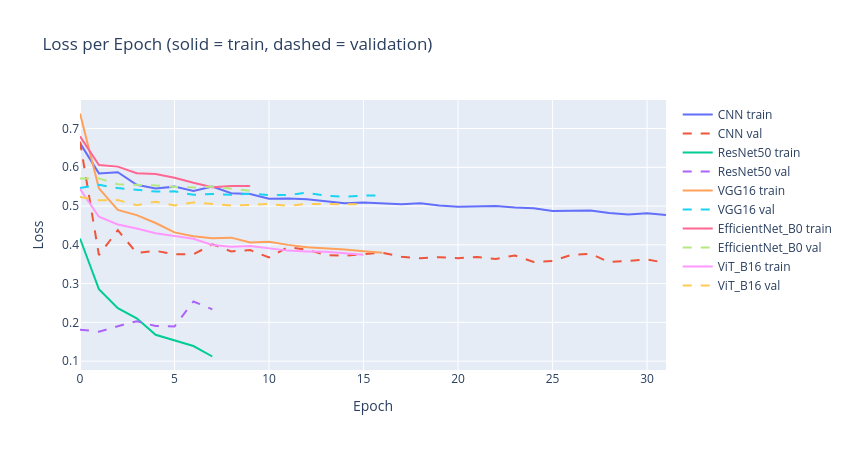
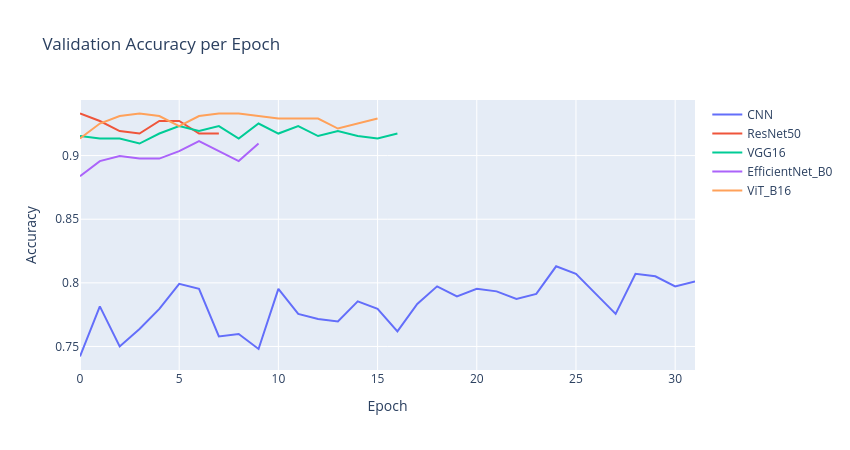

The cell these charts' notebook holds for them, in order:
### Markdown cell above
### Training curves (overfitting check):

### Code cell
histories = {}
for name, var in [("CNN", "cnn"), ("ResNet50", "resnet"), ("VGG16", "vgg"), ("EfficientNet_B0", "effnet"), ("ViT_B16", "vit")]:
    if var + "_history" in globals():
        histories[name] = globals()[var + "_history"]

fig = go.Figure()
for name, h in histories.items():
    fig.add_scatter(y=h["train_loss"], mode="lines", name=name + " train")
    fig.add_scatter(y=h["val_loss"], mode="lines", line=dict(dash="dash"), name=name + " val")
fig.update_layout(height=450, width=850, title="Loss per Epoch (solid = train, dashed = validation)",
                  xaxis_title="Epoch", yaxis_title="Loss")
fig.show()

fig = go.Figure()
for name, h in histories.items():
    fig.add_scatter(y=h["val_acc"], mode="lines", name=name)
fig.update_layout(height=450, width=850, title="Validation Accuracy per Epoch",
                  xaxis_title="Epoch", yaxis_title="Accuracy")
fig.show()

### Figure 1 — Plotly figure (JSON) as saved in the notebook; plotly's stock layout.template omitted (floating-point values rounded to 4 significant figures)
{"data": [{"mode": "lines", "name": "CNN train", "type": "scatter", "y": [0.6627, 0.5843, 0.5875, 0.5547, 0.5452, 0.5501, 0.5386, 0.5501, 0.5332, 0.5312, 0.5187, 0.5193, 0.5175, 0.5126, 0.5074, 0.509, 0.5071, 0.5048, 0.507, 0.5013, 0.4985, 0.5, 0.5001, 0.4965, 0.4941, 0.4875, 0.4884, 0.4887, 0.4823, 0.4779, 0.4813, 0.4771]}, {"line": {"dash": "dash"}, "mode": "lines", "name": "CNN val", "type": "scatter", "y": [0.6663, 0.3735, 0.4377, 0.3788, 0.3844, 0.3756, 0.3754, 0.4011, 0.383, 0.3863, 0.3674, 0.3941, 0.3875, 0.3736, 0.3717, 0.3751, 0.3797, 0.3695, 0.3653, 0.3681, 0.3654, 0.3686, 0.3635, 0.3726, 0.3559, 0.3583, 0.3739, 0.3768, 0.3555, 0.3584, 0.3621, 0.3534]}, {"mode": "lines", "name": "ResNet50 train", "type": "scatter", "y": [0.4163, 0.2858, 0.2367, 0.2105, 0.1678, 0.1543, 0.1389, 0.1119]}, {"line": {"dash": "dash"}, "mode": "lines", "name": "ResNet50 val", "type": "scatter", "y": [0.1813, 0.1759, 0.1901, 0.203, 0.1906, 0.1896, 0.2538, 0.2337]}, {"mode": "lines", "name": "VGG16 train", "type": "scatter", "y": [0.7388, 0.5457, 0.4899, 0.4765, 0.4563, 0.4321, 0.4219, 0.4171, 0.4185, 0.4061, 0.408, 0.3998, 0.394, 0.3914, 0.3876, 0.3834, 0.3796]}, {"line": {"dash": "dash"}, "mode": "lines", "name": "VGG16 val", "type": "scatter", "y": [0.5467, 0.5547, 0.5464, 0.5427, 0.5373, 0.538, 0.5289, 0.531, 0.529, 0.532, 0.5281, 0.5285, 0.5344, 0.5267, 0.5243, 0.5272, 0.5276]}, {"mode": "lines", "name": "EfficientNet_B0 train", "type": "scatter", "y": [0.6799, 0.6056, 0.6017, 0.5847, 0.5826, 0.5732, 0.5601, 0.5483, 0.552, 0.5519]}, {"line": {"dash": "dash"}, "mode": "lines", "name": "EfficientNet_B0 val", "type": "scatter", "y": [0.5713, 0.5714, 0.5561, 0.5555, 0.553, 0.5493, 0.5477, 0.5502, 0.545, 0.5395]}, {"mode": "lines", "name": "ViT_B16 train", "type": "scatter", "y": [0.5441, 0.4726, 0.4526, 0.4422, 0.4297, 0.4219, 0.4158, 0.3996, 0.3949, 0.397, 0.3908, 0.385, 0.3829, 0.3818, 0.3782, 0.3746]}, {"line": {"dash": "dash"}, "mode": "lines", "name": "ViT_B16 val", "type": "scatter", "y": [0.5236, 0.5149, 0.5153, 0.5024, 0.5112, 0.5016, 0.5094, 0.5056, 0.5013, 0.503, 0.5054, 0.5006, 0.5056, 0.5051, 0.5043, 0.5046]}], "layout": {"height": 450, "title": {"text": "Loss per Epoch (solid = train, dashed = validation)"}, "width": 850, "xaxis": {"title": {"text": "Epoch"}}, "yaxis": {"title": {"text": "Loss"}}}}

### Figure 2 — Plotly figure (JSON) as saved in the notebook; plotly's stock layout.template omitted (floating-point values rounded to 4 significant figures)
{"data": [{"mode": "lines", "name": "CNN", "type": "scatter", "y": [0.7421, 0.7815, 0.75, 0.7638, 0.7795, 0.7992, 0.7953, 0.7579, 0.7598, 0.748, 0.7953, 0.7756, 0.7717, 0.7697, 0.7854, 0.7795, 0.7618, 0.7835, 0.7972, 0.7894, 0.7953, 0.7933, 0.7874, 0.7913, 0.813, 0.8071, 0.7913, 0.7756, 0.8071, 0.8051, 0.7972, 0.8012]}, {"mode": "lines", "name": "ResNet50", "type": "scatter", "y": [0.9331, 0.9272, 0.9193, 0.9173, 0.9272, 0.9272, 0.9173, 0.9173]}, {"mode": "lines", "name": "VGG16", "type": "scatter", "y": [0.9154, 0.9134, 0.9134, 0.9094, 0.9173, 0.9232, 0.9193, 0.9232, 0.9134, 0.9252, 0.9173, 0.9232, 0.9154, 0.9193, 0.9154, 0.9134, 0.9173]}, {"mode": "lines", "name": "EfficientNet_B0", "type": "scatter", "y": [0.8839, 0.8957, 0.8996, 0.8976, 0.8976, 0.9035, 0.9114, 0.9035, 0.8957, 0.9094]}, {"mode": "lines", "name": "ViT_B16", "type": "scatter", "y": [0.9134, 0.9252, 0.9311, 0.9331, 0.9311, 0.9232, 0.9311, 0.9331, 0.9331, 0.9311, 0.9291, 0.9291, 0.9291, 0.9213, 0.9252, 0.9291]}], "layout": {"height": 450, "title": {"text": "Validation Accuracy per Epoch"}, "width": 850, "xaxis": {"title": {"text": "Epoch"}}, "yaxis": {"title": {"text": "Accuracy"}}}}
